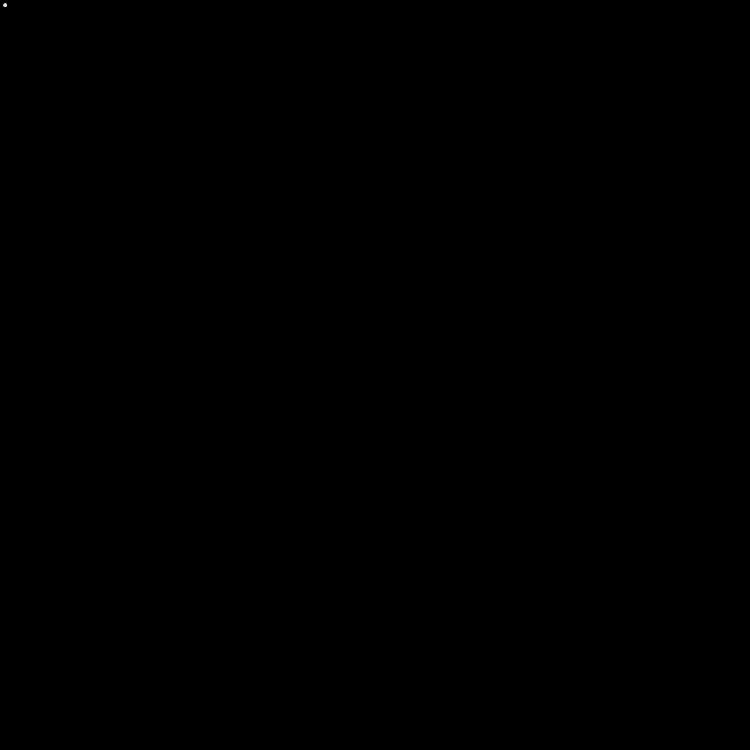
Frame 1 (no input)
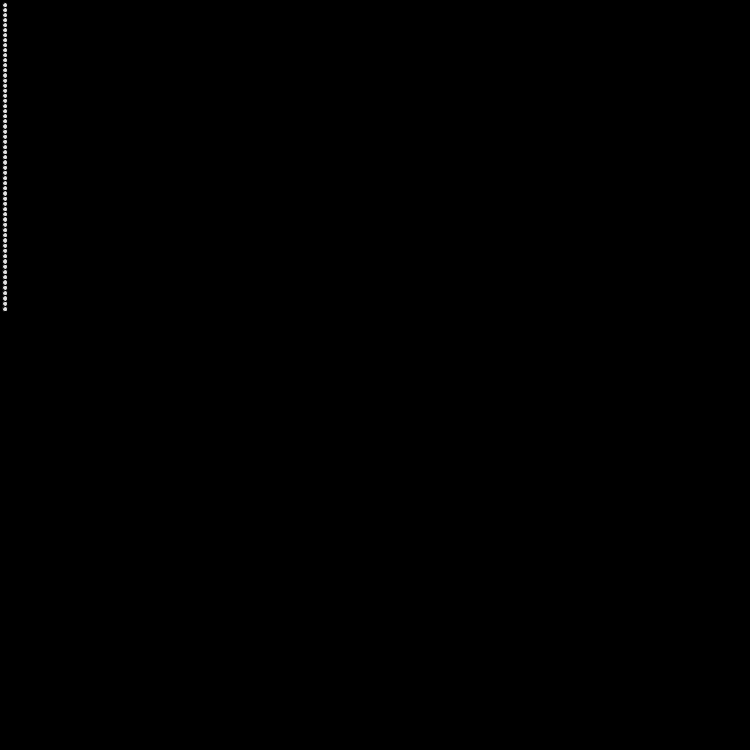
Frame 60 (the mouse pressed at the canvas centre just before this capture)
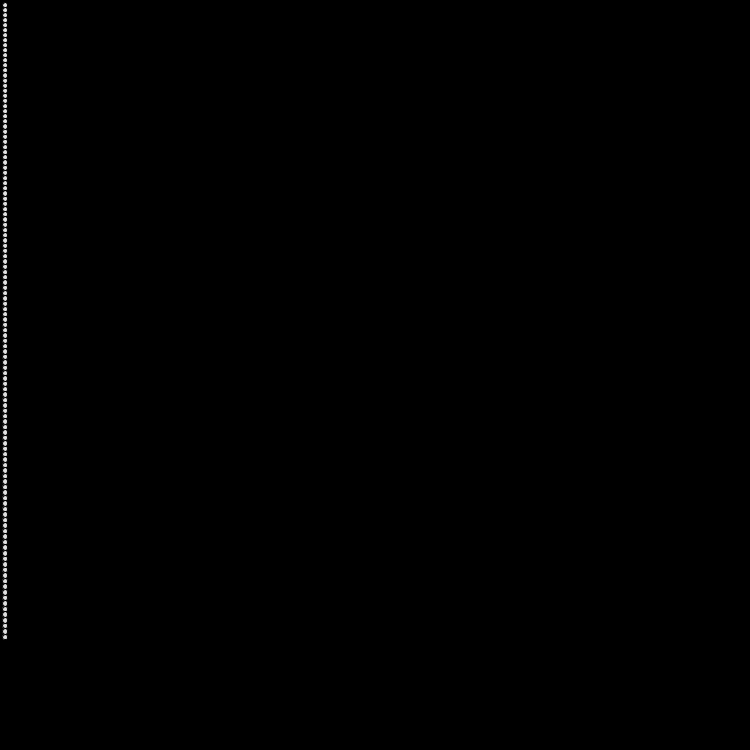
Frame 120 (the mouse held since frame 60 and released just before this capture)

The Processing sketch that drew these frames (run headless with seeded random() and noise(); from frame 60 on, the mouse is pressed at the canvas centre):

// Processing sketch: processing_108359
// ── processing_108359.pde

float a;
float b;
float c;
float cc;
float Mirror;
   
 
 
 
 void setup() {
  size(750,750);
  smooth();
  background(0);
  a = 0.0;
 
  c = 5;
  b = c; 
  cc = c; 
  Mirror = 0;}
 
 
 
 void draw() {
  

   
  if (Mirror == 0) {
  a = (a + c);
  c = (c * 1.001);
  if (a >= height) {b = b + c; a = 0;};
  if (b >= width) {b = 0; a = 0;};
  stroke(0,0,0); // can be turned off for demostration purposes 
  fill(255,255,255,255 - c*7 / 1.22);
  ellipse(b,a, c,c );
  if (c >= width) {Mirror = 1;}; };
  
  
  if (Mirror == 1) {
    a = (a - c);
    c = (c * 0.999);
    if (a <= -height) { b = b - c; a = height;};
    if (b <= -width)  { b = width; a = height;};
    stroke(255,255,255);
    fill(0,0,0,700 - c*7);
    ellipse(b,a,c,c);
    if (c <= cc) {Mirror = 0;
    fill (0,0,0,1);
    rect(0,0,width,height);};
    
    
    
  }
  
  if (Mirror == 0 || c > width/2) {
  fill(0,0,0,0.1);
  rect(0,0,width,height);
  }  
  
  if (Mirror == 1 && c <= width/2) {
    fill (255,255,255,0.1);
    rect(0,0,width,height);
  }
  }
